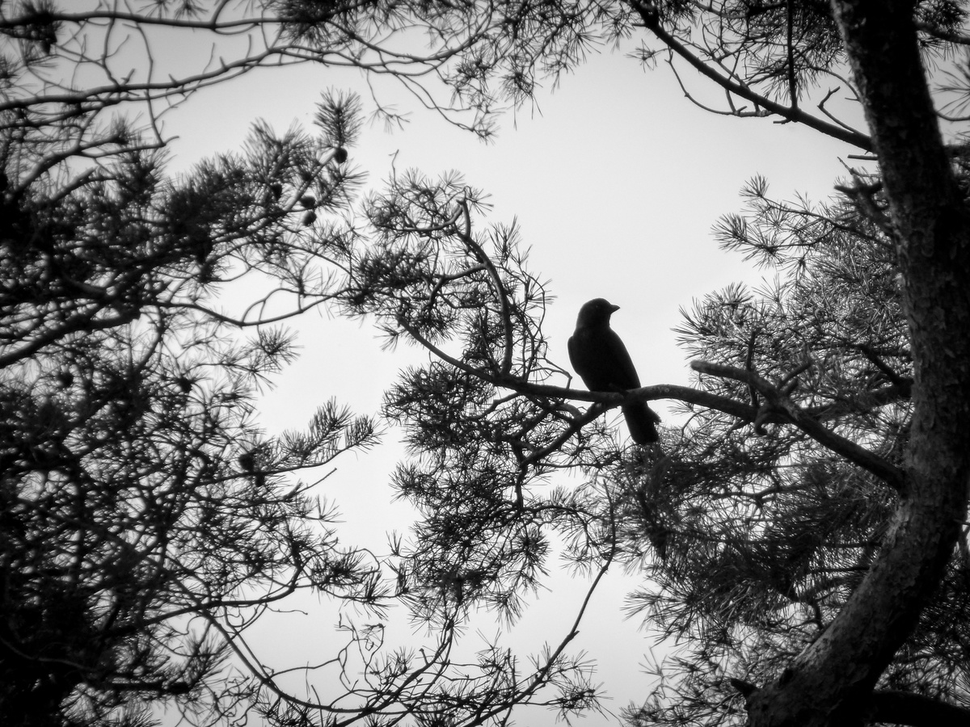
#> input picture khabibulina_s_l/iP_homework/s1200.png, 970 x 727 px, shrunk from 1200 x 900 before the run
$ jupyter execute task1.ipynb   (shell and % lines are left out)
#> lines starting #> are read from the running program, lines starting #| are printed output that depends on the picture
[cell 1]
import matplotlib.pyplot as plt
import numpy as np
import cv2
import math

[cell 2]
def gamma(gamma):
    gamma=1/gamma
    return np.array([((i / 255.0) ** gamma) * 255 for i in np.arange(0, 256)]).astype("uint8")

[cell 3]
def inverse():
    return np.arange(255,-1,-1)

[cell 4]
def shift():
    return np.append(np.arange(150,256),np.arange(0,150))

[cell 5]
def three():
    return np.concatenate([np.zeros(85),np.full((85),128),np.full((86),255)])

[cell 6]
def paint(input_image,func):

    plt.figure(figsize=(21,6))

    plt.subplot(131)
    plt.imshow(input_image,cmap='gray')

    out=cv2.LUT(input_image, func) #обработка

    plt.subplot(132)
    plt.imshow(out,cmap='gray')

    plt.subplot(133)
    plt.plot(range(0,256),func) #Построение графика
    plt.xlabel(r'$x$') #Метка по оси x в формате TeX
    plt.ylabel(r'$f(x)$') #Метка по оси y в формате TeX
    plt.title(r'$y=f(x)$') #Заголовок в формате TeX
    plt.grid(True) #Сетка

    plt.show() #Показать график

[cell 7]
image=cv2.imread("s1200.png",cv2.IMREAD_GRAYSCALE) #исходное изображение
#> image is the input picture: shape (727, 970); min 0, max 255, mean 123.9

[cell 8]
paint(image,gamma(0.1))
#> in paint, `out=cv2.LUT(input_image, func)`:
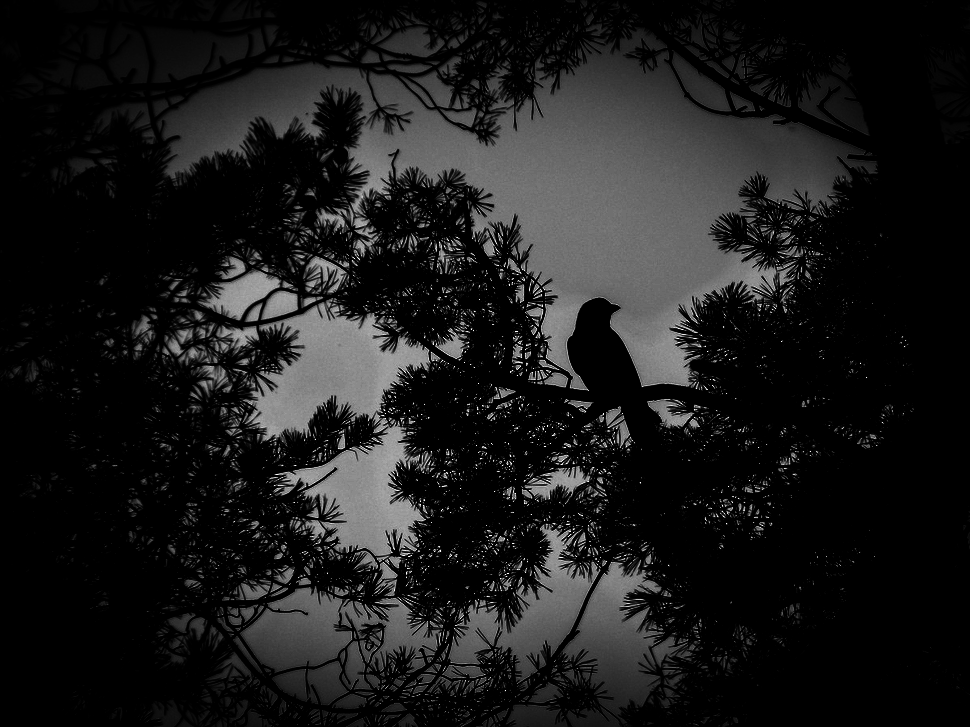
#> out: shape (727, 970); min 0, max 255, mean 26.8
#> in paint, `plt.show()`:
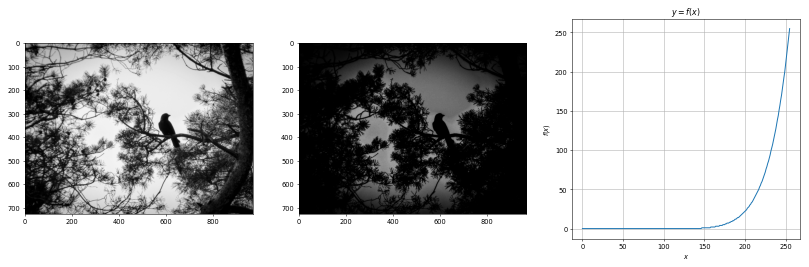
#> figure drawn by matplotlib, 3 panels; panel 3: curve peaks at x = 255, y = 255

[cell 9]
paint(image,inverse())
#> in paint (call 2), `out=cv2.LUT(input_image, func)`:
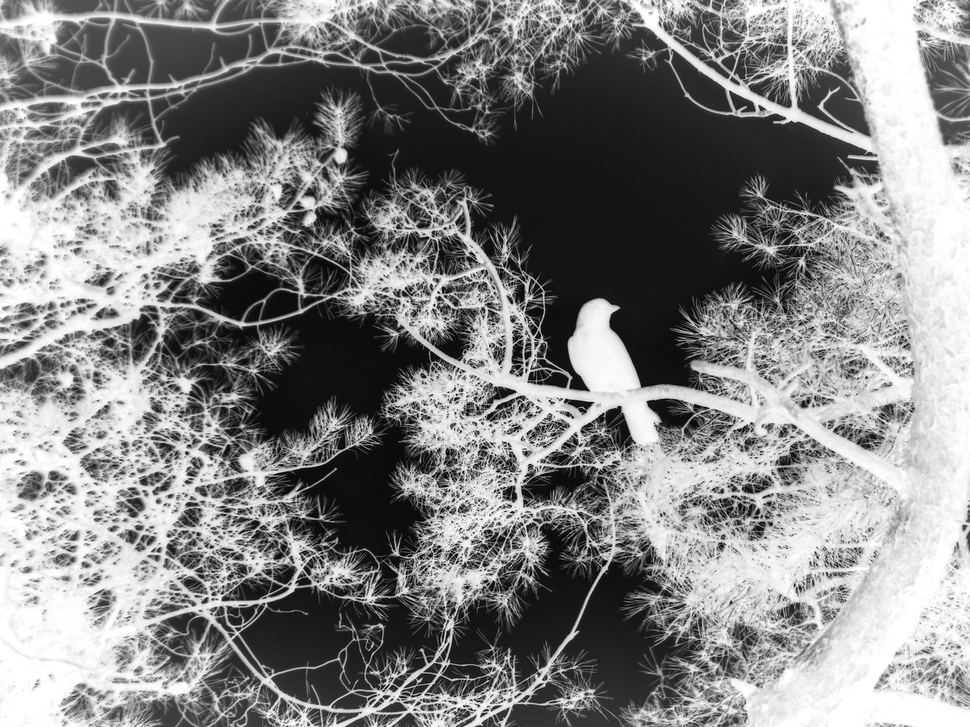
#> out: shape (727, 970) int32; min 0, max 255, mean 131.1
#> in paint (call 2), `plt.show()`:
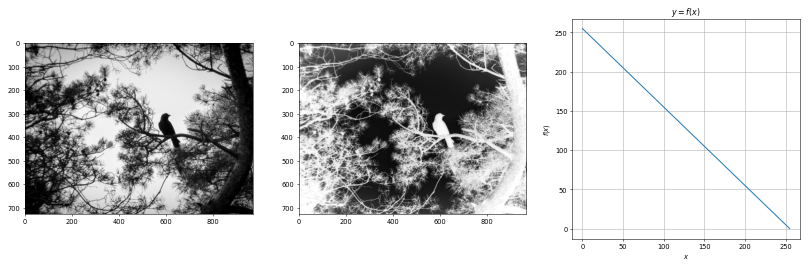
#> figure drawn by matplotlib, 3 panels; panel 3: curve peaks at x = 0, y = 255

[cell 10]
paint(image,shift())
#> in paint (call 3), `out=cv2.LUT(input_image, func)`:
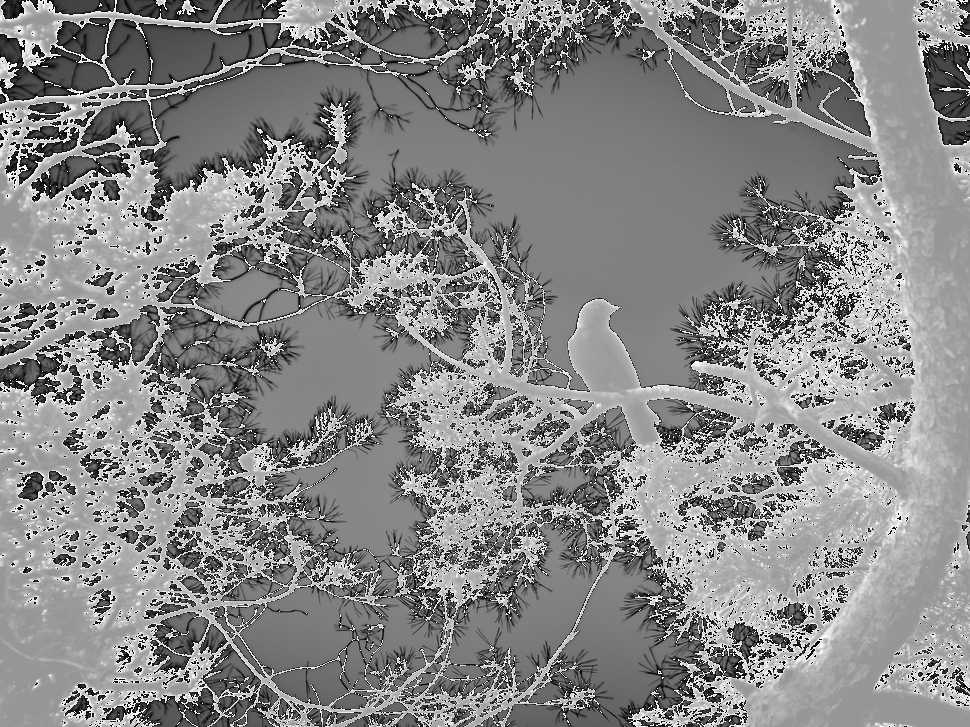
#> out: shape (727, 970) int32; min 0, max 255, mean 134.4
#> in paint (call 3), `plt.show()`:
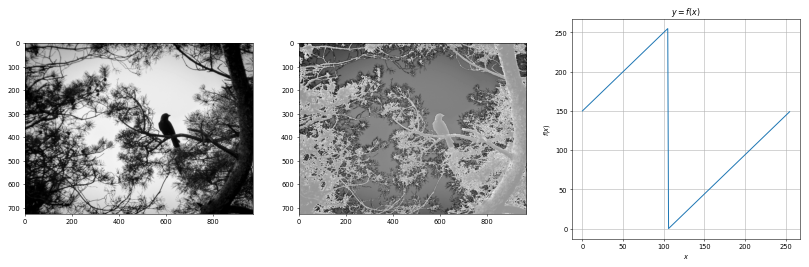
#> figure drawn by matplotlib, 3 panels; panel 3: curve peaks at x = 105, y = 255

[cell 11]
paint(image,three())
#> in paint (call 4), `out=cv2.LUT(input_image, func)`:
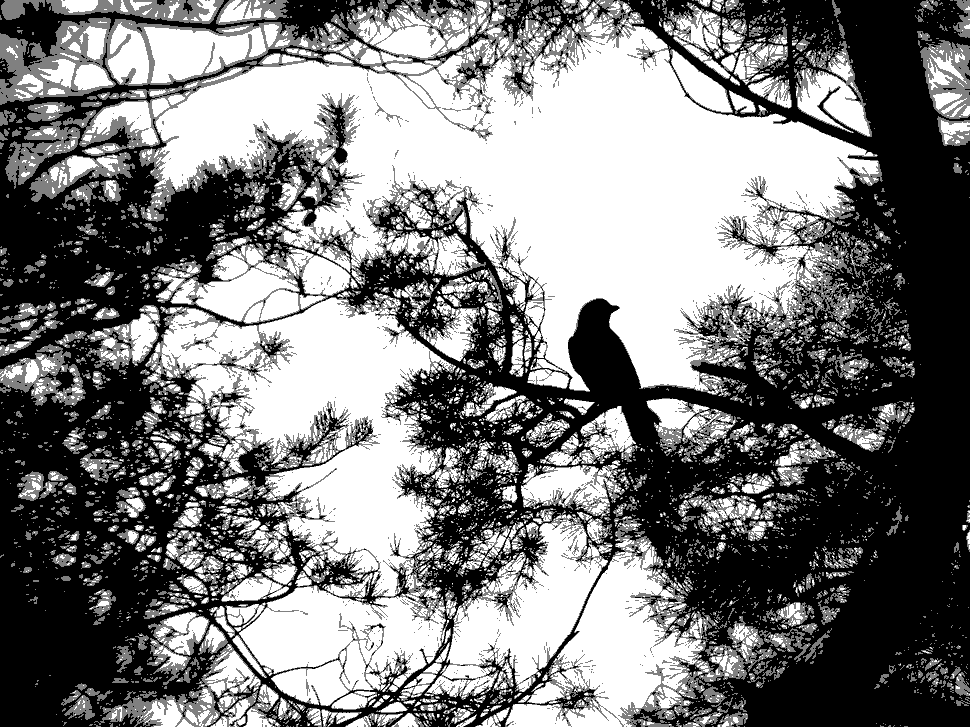
#> out: shape (727, 970) float64; min 0, max 255, mean 125.7
#> in paint (call 4), `plt.show()`:
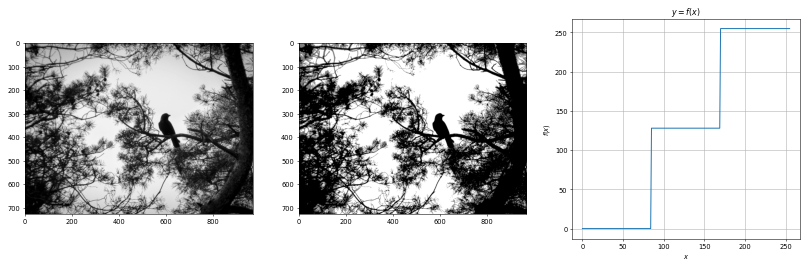
#> figure drawn by matplotlib, 3 panels; panel 3: curve peaks at x = 170, y = 255
